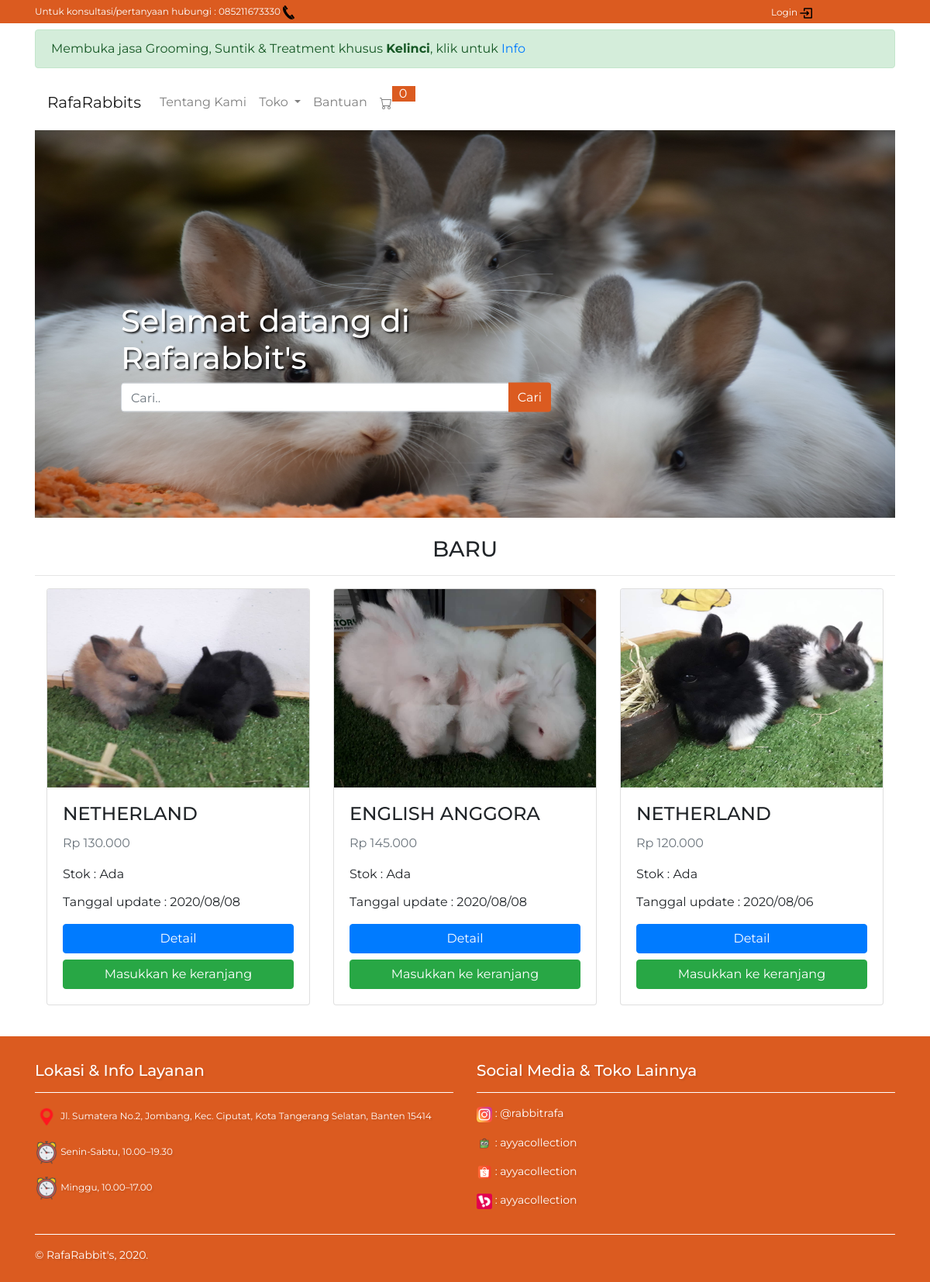
The page / on the database its author committed.
### tables this page shows
CREATE TABLE `tb_dagangan` (
  `id_data` int(3) NOT NULL,
  `nama_hewan` varchar(85) NOT NULL,
  `gambar_hewan` varchar(64) NOT NULL,
  `catatan_tambahan` varchar(225) NOT NULL,
  `harga_hewan` int(35) NOT NULL,
  `ketersediaan` varchar(12) NOT NULL,
  `tanggal_ubah` varchar(12) NOT NULL,
  `jenis_makanan` varchar(50) DEFAULT NULL,
  `aksesoris` varchar(50) DEFAULT NULL,
  `id_kategori` int(11) NOT NULL
);

### application/controllers/Pengunjung.php (called while the page is built, shortened)
<?php
class Pengunjung extends CI_Controller {
	public function __construct()
	{
		$this->load->model('Pengunjung_model');
		$this->load->model('Admin_model');
		$this->load->helper('form');
		$this->load->library('form_validation');
	}
    public function index()
	{
		$data['berita'] = $this->Pengunjung_model->tampilkanBeritaBaru();
		$data['kategori'] = $this->Admin_model->getAllKategori();
		if ( $this->input->post('cariToko') ) {
			$key = $this->input->post('cariToko');
			$this->tokoKami($key);
		}else{
			$data['judul'] = 'RafaRabbit`s | Online PetShop';
			$this->load->view('templates/header', $data);
			$this->load->view('Pengunjung/index', $data);
		}
    }
}

### index.php (called while the page is built, shortened)
<?php
require_once BASEPATH.'core/CodeIgniter.php';

### application/models/Pengunjung_model.php (called while the page is built, shortened)
<?php
class Pengunjung_model extends CI_Model {
	public function tampilkanberitaBaru()
	{
        $this->db->order_by("tanggal_ubah", "desc");
        $this->db->limit(6);
        return $this->db->get_where('tb_dagangan', ['ketersediaan' => 'Ada'])->result_array();
    }
}

### application/views/Pengunjung/index.php (the view, shortened to what this page needs)
    <div class="container">
        <div class="row mt-2">
            <div class="col-md-12">
                <div class="hero">
                    <img name="slide" class="img-fluid img-slider">
                    <div class="headline">
                        <h1>Selamat datang di Rafarabbit's</h1>
                        <?= form_open(); ?>
                            <div class="input-group">
                                <input type="text" class="form-control" placeholder="Cari.." name="cariToko">
                                <div class="input-group-append">
                                    <button class="btn btn-orange" type="submit">Cari</button>
                                </div>
                            </div>
                        <?= form_close(); ?>
                    </div>
                </div>
            </div>
        </div>
    </div>
    <div class="container">
        <div class="row mt-4 mb-3">
            <div class="col-md-12">
                <h3 class="berita-text">BARU</h3>
                <hr>
                <div class="row mx-auto">
                    <?php foreach ($berita as $b) : ?>
                    <div class="col-md-4 mb-4">
                        <div class="card">
                            <img src="<?= base_url('assets/img/dataweb/') . html_escape($b['gambar_hewan']); ?>" style="height:16rem;" class="card-img-top">
                        <div class="card-body">
                            <h4 class="card-title text-uppercase"><?= $b['nama_hewan'];?></h4>
                            <p class="card-text text-muted"><?= "Rp " . number_format(html_escape($b['harga_hewan']),0,'.','.') ;?></p>
                            <p class="card-title">Stok : <?= $b['ketersediaan'];?></p>
                            <p>Tanggal update : <?= $b['tanggal_ubah'];?></p>
                            <div class="row">
                                <div class="col-md-12">
                                    <a href="<?= base_url();?>pengunjung/detail/<?= $b['id_data']; ?>" class="btn btn-primary btn-block mb-2">Detail</a>
                                </div>
                                <div class="col-md-12">
                                <?php if ($b['ketersediaan'] == 'Ada') : ?>
                                    <a href="<?= base_url();?>pengunjung/tambah_ke_keranjang/<?= $b['id_data'];?>" class="add_cart btn btn-success btn-block">Masukkan ke keranjang</a>
                                <?php else: ?>
                                    <button class="add_cart btn btn-success btn-block" onclick="alert('Stok habis')">Masukkan ke keranjang</button>
                                <?php endif; ?>
                                </div>
                            </div>
                        </div>
                        </div>
                    </div>
                    <?php endforeach; ?>
                </div>
            </div>
        </div>
    </div>
    <div class="afoot">
        <div class="container">
            <div class="row mt-4">
                <div class="col-md-6 ll">
                    <h5>Lokasi & Info Layanan</h5>
                    <hr>
                    <p><img src="<?= base_url();?>assets/img/lokasi.png" width="30px"> Jl. Sumatera No.2, Jombang, Kec. Ciputat, Kota Tangerang Selatan, Banten 15414</p>
                    <p><img src="<?= base_url();?>assets/img/alarm-clock.png" width="30px"> Senin-Sabtu, 10.00–19.30</p>
                    <p><img src="<?= base_url();?>assets/img/alarm-clock.png" width="30px"> Minggu, 10.00–17.00</p>
                </div>
                <div class="col-md-6">
                    <h5>Social Media & Toko Lainnya</h5>
                    <hr>
                    <a href="https://www.instagram.com/rabbitrafa/" target="_blank"><p><img src="<?= base_url();?>assets/img/colorinstagram.png" width="20px"> : @rabbitrafa</p></a>
                    <a href="https://www.tokopedia.com/ayyacollection" target="_blank"><p><img src="<?= base_url();?>assets/img/tokopedia.png" width="20px"> : ayyacollection</p></a>
                    <a href="https://shopee.co.id/ayyacollection" target="_blank"><p><img src="<?= base_url();?>assets/img/shopee.png" width="20px"> : ayyacollection</p></a>
                    <a href="https://www.bukalapak.com/u/ria_revalina" target="_blank"><p><img src="<?= base_url();?>assets/img/bukalapak.png" width="20px"> : ayyacollection</p></a>
                </div>
            </div>
            <div class="row">
                <div class="col-md-12">
                    <hr>
                    <p>&copy; RafaRabbit's, 2020.</p>
                </div>
            </div>
        </div>
    </div>
</body>
</html>

### application/views/templates/header.php (shortened to what this page needs)
<!DOCTYPE html>
<html lang="en">
<head>
    <link rel="stylesheet" href="<?= base_url();?>assets/css/bootstrap.min.css">
    <link rel="stylesheet" href="<?= base_url();?>assets/css/style.css">
</head>
<body>
    <div class="snavbar-kontak">
        <div class="container">
            <div class="row">
                <div class="col-md-10">
                    <p>Untuk konsultasi/pertanyaan hubungi : 085211673330 <img src="<?= base_url();?>assets/img/telephone.png" width="15px"></p>
                </div>
                <div class="col-md-2 login">
                    <a href="<?= base_url();?>auth">Login <img src="<?= base_url();?>assets/img/login.png"></a>
                </div>
            </div>
        </div>
    </div>
    <div class="container mt-2">
        <div class="row">
            <div class="col-md-12">
                <div class="alert alert-success">
                    <marquee behavior="scroll" direction="left" scrollamount="10">
                        Membuka jasa Grooming, Suntik & Treatment khusus <b>Kelinci</b>, klik untuk <a href="<?= base_url();?>pengunjung/tentangKami">Info</a>
                    </marquee>
                </div>
            </div>
        </div>
    </div>
    <div class="stickyNav">
    <div class="container">
        <div class="row">
            <div class="col-md-12">
                <nav class="navbar navbar-expand-lg navbar-light">
                    <a class="navbar-brand" href="<?= base_url();?>">RafaRabbits</a>
                    <div class="collapse navbar-collapse" id="navbarNav">
                        <ul class="navbar-nav">
                            <li class="nav-item">
                            <a class="nav-link" href="<?= base_url();?>pengunjung/tentangKami">Tentang Kami</a>
                            </li>
                            <li class="nav-item dropdown">
                                <a class="nav-link dropdown-toggle" href="#" id="dropdownRafa" role="button" data-toggle="dropdown" aria-haspopup="true" aria-expanded="false">
                                Toko
                                </a>
                            </li>
                            <li class="nav-item">
                            <a class="nav-link" href="<?= base_url();?>pengunjung/bantuan">Bantuan</a>
                            </li>
                            <li class="nav-item box-scart">
                                <a class="nav-link scart" href="<?= base_url();?>pengunjung/halamanKeranjang">
                                    <p class="scart-count">
                                    <?= $this->cart->total_items();?>
                                    </p>
                                </a>
                            </li>
                        </ul>
                    </div>
                </nav>
            </div>
        </div>
    </div>
    </div>

### assets/css/style.css (style rules this page uses)
* { margin: 0; padding: 0; box-sizing: border-box; }
html { scroll-behavior: smooth; }
body { font-family: 'Montserrat', sans-serif; }
.snavbar-kontak { width: 100%; height: 30px; background: #db5b20; line-height: 30px; text-shadow: 2px 2px 2px rgba(0,0,0,.1); }
.snavbar-kontak p { color: #fff; font-size: 12px; }
.stickyNav { position: sticky; top: 0; z-index: 999999; }
.stickyNav { background: #ffffff; }
.box-scart { position: relative; }
.scart::after { content: ""; display: block; width: 30px; height: 20px; background: #db5b20; position: absolute; top: -1px; left: 24px; }
.scart-count { position: absolute; top: -3px; left: 33px; color: #ffff; z-index: 1; }
.img-slider { width: 100%; height: 500px; }
.hero { position: relative; }
.hero img { background-size: cover; background-attachment: fixed; background-position: 0 0px; }
.headline { position: absolute; top: 50%; left: 50%; transform: translate(-80%, -20%); text-align: left; text-shadow: 2px 2px 2px rgba(0,0,0,.8); font-weight: bold; color: #fff; font-size: 36px; }
.btn-orange { background: #db5b20; border: none; color: #fff; }
.berita-text, .cart-shop { text-align: center; }
.afoot { width: 100%; background: #db5b20; color: #fff; padding: 8px; font-size: 14px; text-shadow: 2px 2px 2px rgba(0,0,0,.1); }
.afoot hr { border-color: #fff; }
.afoot a { text-decoration: none; color: #fff; }
.ll p { font-size: 12px; }
.login a { color: #fff; font-size: 12px; text-shadow: 2px 2px 2px rgba(0,0,0,.1); text-decoration: none; }

### rows shown on the page
tb_dagangan: gambar_hewan (picture), nama_hewan "NETHERLAND", harga_hewan "130.000", ketersediaan "Ada", tanggal_ubah "2020/08/08"
tb_dagangan: gambar_hewan (picture), nama_hewan "ENGLISH ANGGORA", harga_hewan "145.000", ketersediaan "Ada", tanggal_ubah "2020/08/08"
tb_dagangan: gambar_hewan (picture), nama_hewan "NETHERLAND", harga_hewan "120.000", ketersediaan "Ada", tanggal_ubah "2020/08/06"

### other values the page prints
$this->cart->total_items() "0"
